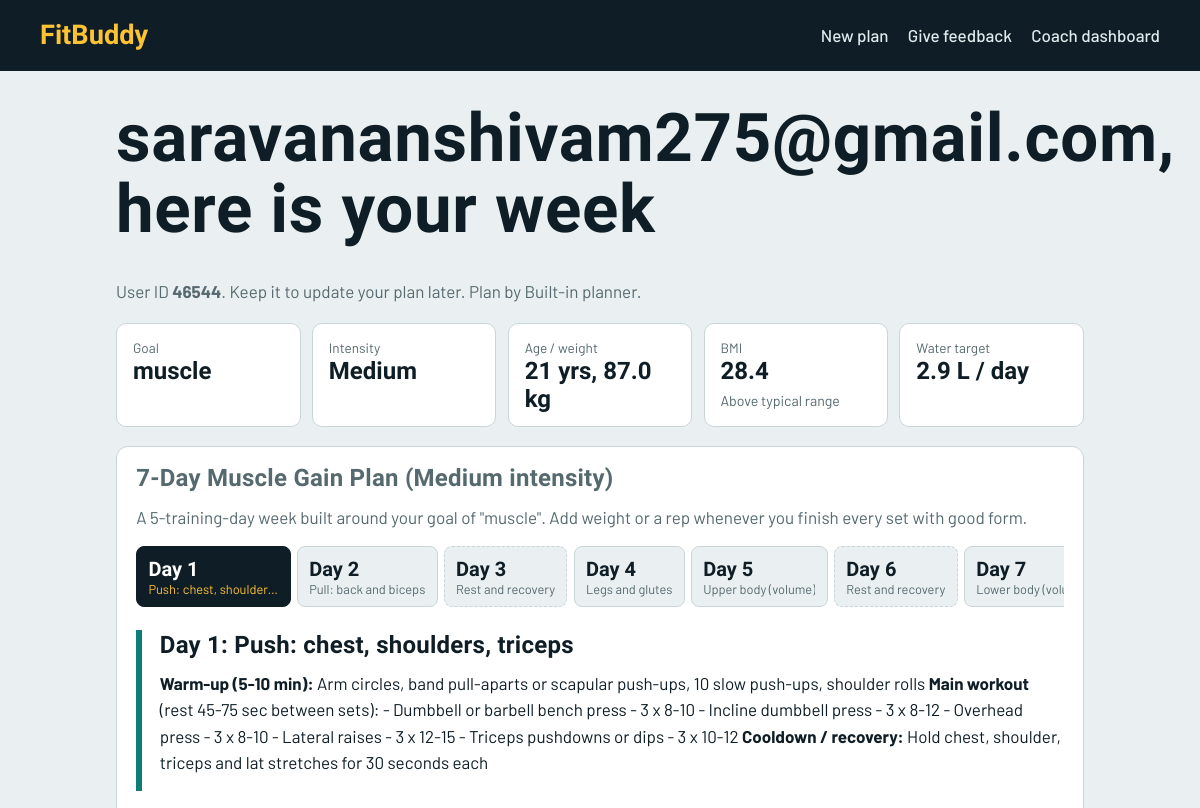
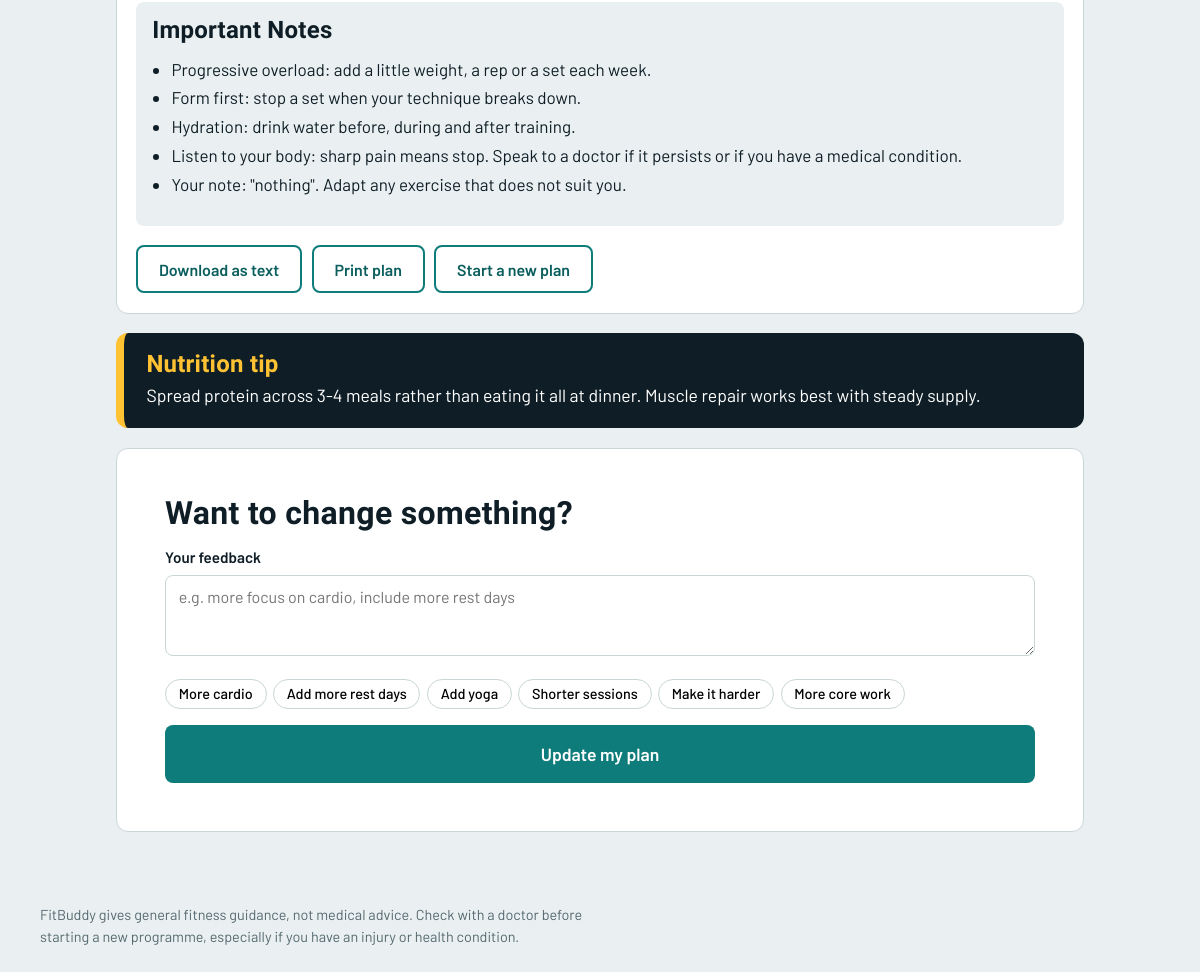
/result/46544, run on the app's committed database (2 pictures, top to bottom).
### app/database.py (models this page shows)
class User(Base):
    __tablename__ = "users"
    id = Column(Integer, primary_key=True, autoincrement=False)
    name = Column(String(80), nullable=False)
    age = Column(Integer, nullable=False)
    weight = Column(Float, nullable=False)
    height = Column(Float, nullable=True)
    goal = Column(String(200), nullable=False)
    intensity = Column(String(10), nullable=False)
    experience = Column(String(20), default="beginner")
    equipment = Column(String(10), default="gym")
    notes = Column(String(500), nullable=True)
    created_at = Column(DateTime, default=_now)
    plan = relationship("WorkoutPlan", back_populates="user", uselist=False,
                        cascade="all, delete-orphan")
    feedback = relationship("PlanFeedback", back_populates="user",
                            cascade="all, delete-orphan", order_by="PlanFeedback.id")

class WorkoutPlan(Base):
    __tablename__ = "plans"
    id = Column(Integer, primary_key=True)
    user_id = Column(Integer, ForeignKey("users.id", ondelete="CASCADE"), unique=True, nullable=False)
    original_plan = Column(Text, nullable=False)
    updated_plan = Column(Text, nullable=True)
    nutrition_tip = Column(Text, nullable=True)
    plan_source = Column(String(60), default="offline")
    updated_source = Column(String(60), nullable=True)
    created_at = Column(DateTime, default=_now)
    updated_at = Column(DateTime, nullable=True)
    user = relationship("User", back_populates="plan")

### app/routes.py (the view)
@router.get("/result/{user_id}", response_class=HTMLResponse)
def result_page(request: Request, user_id: int, created: int = 0, updated: int = 0):
    ctx = _result_context(user_id)
    if ctx is None:
        return _home(request, [f"No plan found for User ID {user_id}. Create one below."], status=404)
    ctx.update({"created": bool(created), "updated": bool(updated)})
    return templates.TemplateResponse(request, "result.html", ctx)

### app/templates/result.html (shortened to what this page needs)
{% extends "base.html" %}
{% macro week(p, key, start) %}
  <div class="plan" data-version="{{ key }}" {% if key != start %}hidden{% endif %}>
    {% if p.ok %}
      {% if p.intro %}<div class="md intro">{{ p.intro }}</div>{% endif %}
      <div class="days" role="tablist">
        {% for d in p.days %}
        <button role="tab" class="daybtn {{ 'rest' if d.is_rest }}" data-day="{{ key }}-{{ d.number }}" aria-selected="{{ 'true' if loop.first else 'false' }}">
          <b>Day {{ d.number }}</b><span>{{ d.title }}</span>
        </button>
        {% endfor %}
      </div>
      {% for d in p.days %}
      <article class="daypanel md {{ 'rest' if d.is_rest }}" data-panel="{{ key }}-{{ d.number }}" {% if not loop.first %}hidden{% endif %}>
        <h3>Day {{ d.number }}: {{ d.title }}</h3>{{ d.html }}
      </article>
      {% endfor %}
      {% if p.notes %}<div class="md notes">{{ p.notes }}</div>{% endif %}
    {% else %}
      <div class="md">{{ p.full }}</div>
    {% endif %}
  </div>
{% endmacro %}
{% block content %}
{% set start = 'current' if has_update else 'original' %}
<main class="result">
  <section class="head">
    <h1>{{ username }}, here is your week</h1>
    <p class="meta">User ID <strong>{{ user_id }}</strong>. Keep it to update your plan later. Plan by {{ (plan.updated_source if has_update else plan.plan_source)|source }}.</p>
  </section>
  <section class="stats">
    <div><span>Goal</span><strong>{{ goal }}</strong></div>
    <div><span>Intensity</span><strong>{{ intensity|capitalize }}</strong></div>
    <div><span>Age / weight</span><strong>{{ age }} yrs, {{ weight }} kg</strong></div>
    {% if bmi %}<div><span>BMI</span><strong>{{ bmi }}</strong><small>{{ bmi_label }}</small></div>{% endif %}
    <div><span>Water target</span><strong>{{ water }} L / day</strong></div>
  </section>
  <section class="planwrap">
    {{ week(original, 'original', start) }}
    <div class="actions">
      <a class="btn ghost" href="/download/{{ user_id }}?version={{ 'current' if has_update else 'original' }}">Download as text</a>
      <button class="btn ghost" type="button" onclick="window.print()">Print plan</button>
      <a class="btn ghost" href="/">Start a new plan</a>
    </div>
  </section>
  <section class="tip">
    <h2>Nutrition tip</h2>
    <p>{{ nutrition_tip }}</p>
  </section>
  <section class="formcard fbcard">
    <h2>Want to change something?</h2>
    <form action="/submit-feedback" method="post" class="fbform">
      <label>Your feedback
        <textarea name="feedback" rows="3" required minlength="3" maxlength="1000" placeholder="e.g. more focus on cardio, include more rest days"></textarea>
      </label>
      <div class="chips">
        {% for c in ["More cardio", "Add more rest days", "Add yoga", "Shorter sessions", "Make it harder", "More core work"] %}
        <button type="button" class="chip" data-fill="{{ c }}">{{ c }}</button>
        {% endfor %}
      </div>
      <button class="btn primary" id="submitBtn" type="submit">Update my plan</button>
    </form>
  </section>
</main>
{% endblock %}

### app/static/css/style.css (style rules this page uses)
:root { --ink:#0F1E26; --ink-2:#1B3340; --court:#0E7C7B; --court-dk:#0A5F5E; --volt:#FFC233; --mist:#EAF0F1; --paper:#FFFFFF; --line:#C9D5D6; --alarm:#C93B3B; --muted:#55696F; --display:'Barlow Condensed','Arial Narrow','Roboto Condensed',sans-serif; --body:'Barlow',system-ui,-apple-system,'Segoe UI',Roboto,sans-serif; }
* { box-sizing:border-box }
html { scroll-behavior:smooth }
body { margin:0;font-family:var(--body);font-size:17px;line-height:1.55;color:var(--ink);background:var(--mist) }
h1,h2,h3,h4 { font-family:var(--display);line-height:1.05;margin:0 0 .5em;letter-spacing:.01em }
h1 { font-size:clamp(2.4rem,6vw,4.2rem);font-weight:800 }
h2 { font-size:2rem;font-weight:700 }
h3 { font-size:1.5rem;font-weight:700 }
a { color:var(--court-dk) }
.btn { display:inline-block;font:600 1rem var(--body);padding:.8rem 1.3rem;border-radius:8px;border:2px solid transparent;cursor:pointer;text-decoration:none;text-align:center }
.btn.primary { background:var(--court);color:#fff;width:100%;font-size:1.1rem;padding:1rem }
.btn.ghost { background:transparent;border-color:var(--court);color:var(--court-dk) }
label { display:block;font-weight:600;font-size:.95rem;margin-bottom:1rem }
input,select,textarea { width:100%;margin-top:.3rem;padding:.7rem .8rem;font:400 1rem var(--body);border:1.5px solid var(--line);border-radius:8px;background:#fff;color:var(--ink) }
.chips { display:flex;gap:.4rem;flex-wrap:wrap;margin:0 0 1rem }
.chip { font:500 .9rem var(--body);padding:.35rem .8rem;border-radius:99px;border:1.5px solid var(--line);background:#fff;cursor:pointer }
.formcard { background:var(--paper);padding:clamp(1.5rem,4vw,3rem) }
.result,.admin { max-width:1000px;margin:0 auto;padding:2rem 1rem 1rem }
.meta { color:var(--muted) }
.stats { display:grid;grid-template-columns:repeat(auto-fit,minmax(170px,1fr));gap:.7rem;margin:1.2rem 0 }
.stats div { background:#fff;border:1px solid var(--line);border-radius:10px;padding:.8rem 1rem }
.stats span { display:block;font-size:.85rem;color:var(--muted) }
.stats strong { font-family:var(--display);font-size:1.5rem;line-height:1.15;display:block }
.stats small { color:var(--muted) }
.planwrap { background:#fff;border:1px solid var(--line);border-radius:12px;padding:1.2rem }
.days { display:flex;gap:.4rem;overflow-x:auto;padding-bottom:.4rem;margin:1rem 0 }
.daybtn { flex:1 0 110px;text-align:left;padding:.6rem .7rem;border-radius:8px;border:1.5px solid var(--line);background:var(--mist);cursor:pointer;font-family:var(--body);color:var(--ink) }
.daybtn b { display:block;font-family:var(--display);font-size:1.25rem }
.daybtn span { display:block;font-size:.8rem;color:var(--muted);white-space:nowrap;overflow:hidden;text-overflow:ellipsis;max-width:130px }
.daybtn.rest { border-style:dashed }
.daybtn[aria-selected="true"] { background:var(--ink);border-color:var(--ink);color:#fff }
.daybtn[aria-selected="true"] span { color:var(--volt) }
.daypanel { border-left:6px solid var(--court);padding:.2rem 0 .2rem 1.1rem }
.md ul { padding-left:1.2rem;margin:.3rem 0 .8rem }
.md p { margin:.4rem 0 .8rem }
.md li { margin:.15rem 0 }
.md h2 { font-size:1.5rem }
.md.intro { color:var(--muted) }
.md.notes { margin-top:1.2rem;padding:1rem;background:var(--mist);border-radius:8px }
.actions { display:flex;gap:.6rem;flex-wrap:wrap;margin-top:1.2rem }
.tip { background:var(--ink);color:#fff;border-radius:12px;padding:1.2rem 1.4rem;margin:1.2rem 0;border-left:8px solid var(--volt) }
.tip h2 { color:var(--volt);font-size:1.5rem;margin-bottom:.3rem }
.tip p { margin:0;font-size:1.1rem }
.fbcard { border-radius:12px;border:1px solid var(--line);margin:1.2rem 0 2rem }

### data on the page
User: name "saravananshivam275@gmail.com", id "46544", goal "muscle", intensity "Medium", weight "87.0"
WorkoutPlan: plan_source "Built-in planner", nutrition_tip "Spread protein across 3-4 meals rather than eating it all at dinner. Muscle repair works best with steady supply."

### other printed values
{{ age }} "21"
{{ bmi }} "28.4"
{{ bmi_label }} "Above typical range"
{{ water }} "2.9"
{{ p.intro }} "7-Day Muscle Gain Plan (Medium intensity) A 5-training-day week built around your goal of \"muscle\". Add weight or a rep whenever you finish every set with good form."
{{ d.number }} "1" "2" "3" "4" "5" "6" "7"
{{ d.title }} "Push: chest, shoulder…" "Pull: back and biceps" "Rest and recovery" "Legs and glutes" "Upper body (volume)" "Rest and recovery" "Lower body (volume)…"
{{ d.number }} "1"
{{ d.title }} "Push: chest, shoulders, triceps"
{{ c }} "More cardio" "Add more rest days" "Add yoga" "Shorter sessions" "Make it harder" "More core work"
